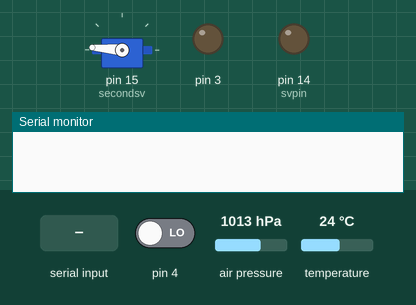
This sketch was run on a simulated Arduino Uno, built with avr-gcc and run on an emulated ATmega328P. Parts: servo, output pins drawn as LEDs (lit = HIGH), the last lines printed to the serial monitor. The test bench sets the inputs (shaded band); at power-on: pin 4 LOW, air pressure 1013 hPa, temperature 24 °C.

Above: at 0.1 s.
At 1.2 s:
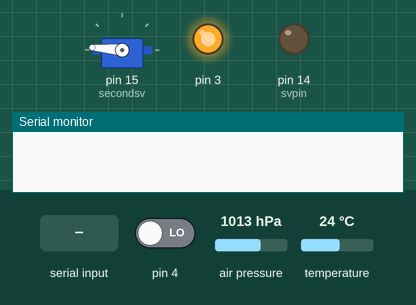
1.3 s: "1" received over the second serial link
At 12.3 s:
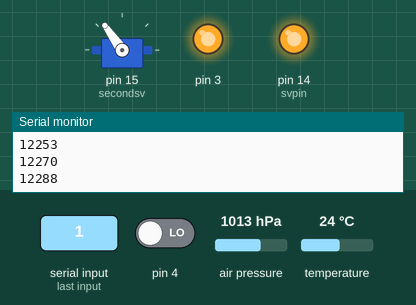
Timing chart, 0 to 12.6 s (numbered marks = the images above; inputs shaded):
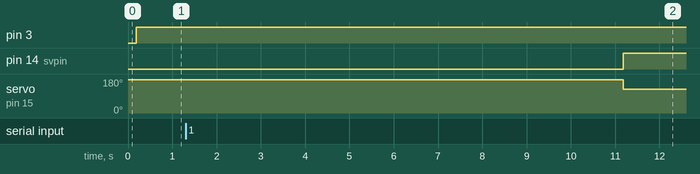

The sketch:

NSEfrightpin.ino
```cpp
#include <Arduino.h>
#include <SoftwareSerial.h>
#include<Adafruit_BMP085.h>
#include<Wire.h>
#include <Servo.h>
#include <SD.h>
Adafruit_BMP085 bmp;
Servo firstsv;
Servo secondsv;

SoftwareSerial IM920Serial(16,7);
//SoftwareSerial arduinoserial(8,9); // RX, TX

#define threshold 0.5
#define SAMPLENUM 20
#define openangle 125
#define setangle 175
#define sikiiti 3.00  //high
#define svpin   14
#define settime  11000 //解放機構が開くまでの時間
//#define LED

int fpstate=0;
int Fpstate;
int fpStateArray[SAMPLENUM];
int state=0;
int mode=0;
int starttime,nowtime;
int Time;
float maxal=0;
float al,Al;
float temp,pre;
float altitudeArray[SAMPLENUM];
int coord;
//File myFile;

float getFilteredAltitude (float rawAltitude) {
 altitudeArray[0] = rawAltitude;
	for (int i = (SAMPLENUM - 1); i > 0; i--) {
		altitudeArray[i] = altitudeArray[i - 1];
	}
	float filteredAltitude = calcMedian(altitudeArray, SAMPLENUM, 1);
	return filteredAltitude;
}

float calcMedian(void *array, int n, int type) {
  if (type == 0) { // If data type is int
    int *intArray = (int*) array;
    for (int i = 0; i < n; i++) {
      for (int j = i + 1; j < n; j++) {
        if (intArray[i] > intArray[j]) {
          int changer = intArray[j];
          intArray[j] = intArray[i];
          intArray[i] = changer;
        }
      }
    }
    if (n % 2 == 0) {
      return (float) (intArray[n / 2] + intArray[n / 2 - 1]) / 2;
    } else {
      return (float) intArray[n / 2];
    }
  } else if (type == 1) { // If data type is float
    float *floatArray = (float*) array;
    for (int i = 0; i < n; i++) {
      for (int j = i + 1; j < n; j++) {
        if (floatArray[i] > floatArray[j]) {
          float changer = floatArray[j];
          floatArray[j] = floatArray[i];
          floatArray[i] = changer;
        }
      }
    }
    if (n % 2 == 0) {
      return (floatArray[n / 2] + floatArray[n / 2 - 1]) / 2;
    } else {
      return floatArray[n / 2];
    }
  } else {
    // Error or unknown data type
    return 0.0;
  }
}

uint8_t fp (){
  // digitalWrite(15,HIGH);
  // delay(10);
  // digitalWrite(15,LOW);
  int pinmode=0;
  int i = digitalRead(4);
  if(i==1){
    //digitalWrite(14,HIGH);
    pinmode=0;
  }else if(i==0){
    //digitalWrite(15,HIGH);
    //digitalWrite(14,LOW);
    pinmode=1;
  }

  // float f = i * 3.3 / 1023.0;
  // if (f> threshold) {
  //   if(pinmode != 0){
  //      pinmode=0;
  //      digitalWrite(15,HIGH);
  //   }
  // }else{
  //   if(pinmode != 1){
  //     pinmode = 1;
  //     //digitalWrite(15,HIGH);

  //   }
  // }
  return (uint8_t)pinmode;
}

int isLaunched(int FlighPinState) {
  //Serial.print("b:");
  //Serial.println(FlighPinState);
  //Serial.print("array");
  fpStateArray[0] = FlighPinState;
	for (int i = (SAMPLENUM - 1); i > 0; i--) {
		fpStateArray[i] = fpStateArray[i - 1];
    //Serial.print(fpStateArray[i]);
	}
  //Serial.println("a");
  fpStateArray[0] = FlighPinState;
	if (calcMedian(fpStateArray, SAMPLENUM, 0) == 1) { //launched
		return 1;
	} else {
		return 0;
	}
}


void setup() {
  Wire.begin();
  bmp.begin();
  IM920Serial.begin(19200);
  Serial.begin(9600);
  IM920Serial.print("sbrt 3\r\n");
  IM920Serial.end();
  IM920Serial.begin(9600);
  //firstsv.attach(svpin);
  secondsv.attach(15);
  //pinMode( 15, OUTPUT );
  pinMode(14,OUTPUT);
  digitalWrite(14,LOW);
  pinMode(4,INPUT);
  // digitalWrite(15,HIGH);
  // delay(1000);
  // digitalWrite(15,LOW);
  //pinMode(LED,OUTPUT);
  //digitalWrite(LED,HIGH);
  //firstsv.write(setangle);
  secondsv.write(setangle);
  pinMode(3,OUTPUT);
  digitalWrite(3,LOW);

}

void loop() {
  //Serial.println(mode);
  fpstate = fp();
  //Serial.print("fpstate");
  //Serial.println(fpstate);
  // if(fpstate==0){
  //   digitalWrite(15,HIGH);
  //   //pinmode=0;
  // }else if(fpstate==1){
  //   digitalWrite(14,HIGH);
  //   digitalWrite(15,LOW);
  //   //pinmode=1;
  // }
  //arduinoserial.write(fpstate);
  Fpstate = isLaunched(fpstate);
  //Serial.print("Fpstate");
  //Serial.println(mode);
  temp= bmp.readTemperature();
  pre = bmp.readPressure();
  al = bmp.readAltitude();
  Al = getFilteredAltitude(al);
  //BMPSDwrite(pre,temp,al);
 //Serial.println(Al);
  //Serial.println(maxal);
  IM920Serial.print("TXDA ");
  IM920Serial.print(Fpstate);
  //IM920Serial.print(":");
  //IM920Serial.print(lng);
  IM920Serial.print("\r\n");
  if (IM920Serial.available()>0) {
    coord = IM920Serial.read();
    //IM920Serial.print("ECIO \r\n");
    IM920Serial.print("TXDA ");
    IM920Serial.print("c:");
    IM920Serial.print(coord);
    Serial.print("coord");
    Serial.println(coord);
    IM920Serial.print("\r\n");
  }

  switch (mode){
    case 0:
    //firstsv.write(setangle);
    //secondsv.write(setangle);
    if(Fpstate ==1){
      //digitalWrite(14,HIGH);
      //digitalWrite(15,LOW);
      starttime =millis();
      //Serial.println("launched");
      mode++;
    }
    break;
    case 1:
    digitalWrite(3,HIGH);
    nowtime =millis();
    Time=nowtime-starttime;
    //Serial.println(Time);
    if(Time>settime){
      digitalWrite(14,HIGH);
      //firstsv.write(openangle);
      secondsv.write(openangle);
      mode++;
      IM920Serial.print("TXDA ");
      IM920Serial.print("servo");
      IM920Serial.print("\r\n");
    }
   break;
   case 2:
   //digitalWrite( 15, HIGH );
   nowtime =millis();
   Serial.println(nowtime);
   break;
  }
}
```
